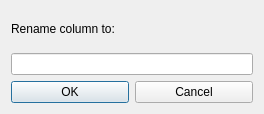
<?xml version="1.0" encoding="UTF-8"?>
<ui version="4.0">
 <class>CRenameObjectDlg</class>
 <widget class="QDialog" name="CRenameObjectDlg">
  <property name="geometry">
   <rect>
    <x>0</x>
    <y>0</y>
    <width>264</width>
    <height>114</height>
   </rect>
  </property>
  <property name="windowTitle">
   <string>Rename Column</string>
  </property>
  <layout class="QVBoxLayout">
   <item>
    <layout class="QVBoxLayout">
     <item>
      <widget class="QLabel" name="c_prompt">
       <property name="text">
        <string>Rename column to:</string>
       </property>
      </widget>
     </item>
     <item>
      <widget class="QLineEdit" name="c_object_name"/>
     </item>
    </layout>
   </item>
   <item>
    <layout class="QHBoxLayout">
     <item>
      <widget class="QPushButton" name="c_ok">
       <property name="text">
        <string>OK</string>
       </property>
      </widget>
     </item>
     <item>
      <widget class="QPushButton" name="c_cancel">
       <property name="text">
        <string>Cancel</string>
       </property>
      </widget>
     </item>
    </layout>
   </item>
  </layout>
 </widget>
 <resources/>
 <connections>
  <connection>
   <sender>c_ok</sender>
   <signal>clicked()</signal>
   <receiver>CRenameObjectDlg</receiver>
   <slot>OnOK()</slot>
   <hints>
    <hint type="sourcelabel">
     <x>107</x>
     <y>110</y>
    </hint>
    <hint type="destinationlabel">
     <x>26</x>
     <y>103</y>
    </hint>
   </hints>
  </connection>
  <connection>
   <sender>c_cancel</sender>
   <signal>clicked()</signal>
   <receiver>CRenameObjectDlg</receiver>
   <slot>OnCancel()</slot>
   <hints>
    <hint type="sourcelabel">
     <x>211</x>
     <y>113</y>
    </hint>
    <hint type="destinationlabel">
     <x>250</x>
     <y>103</y>
    </hint>
   </hints>
  </connection>
 </connections>
 <slots>
  <slot>OnOK()</slot>
  <slot>OnCancel()</slot>
 </slots>
</ui>
